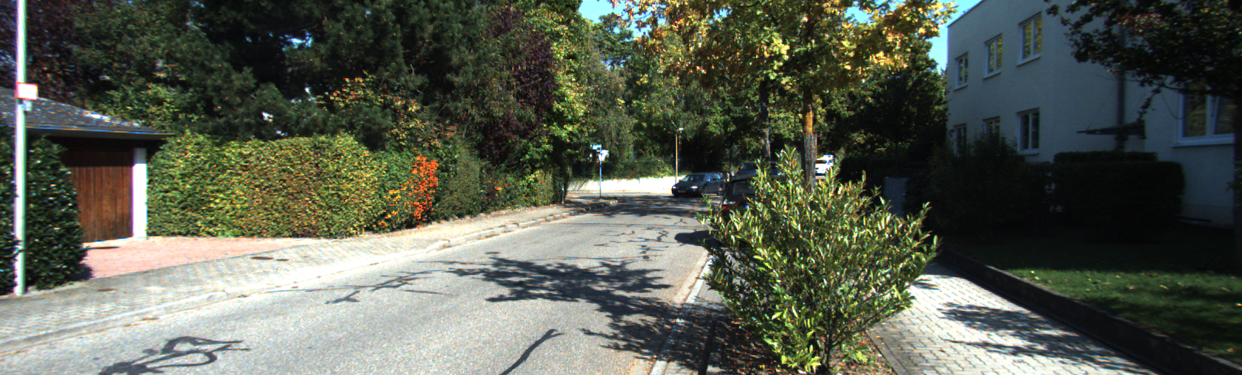
#> input picture sensors/000000.png, 1242 x 375 px, found by its file name
$ python testcv2.py
#> lines starting #> are read from the running program, lines starting #| are printed output that depends on the picture
import cv2
import numpy as np
from matplotlib import pyplot as plt

img = cv2.imread('./sensors/000000.png',cv2.IMREAD_GRAYSCALE)
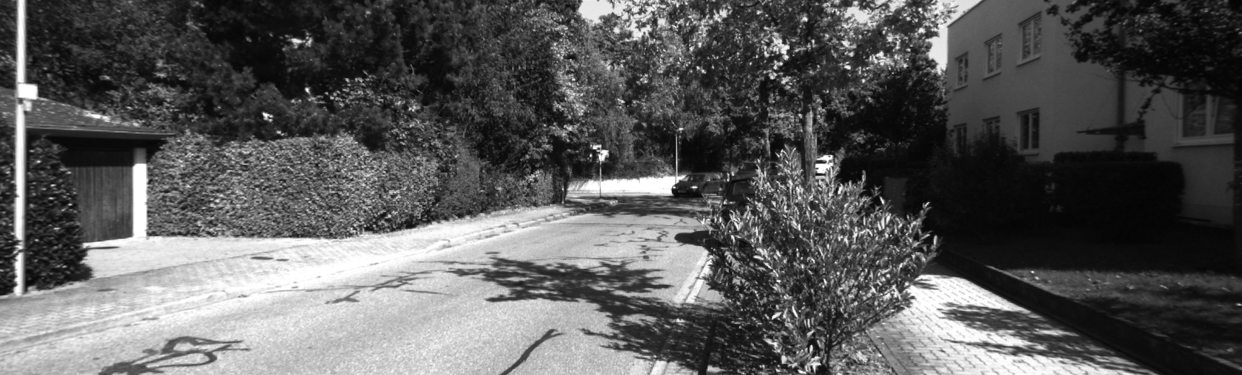
#> img: shape (375, 1242); min 3, max 255, mean 90
cv2.imshow('image',img)
cv2.waitKey(0)
cv2.destroyAllWindows()
